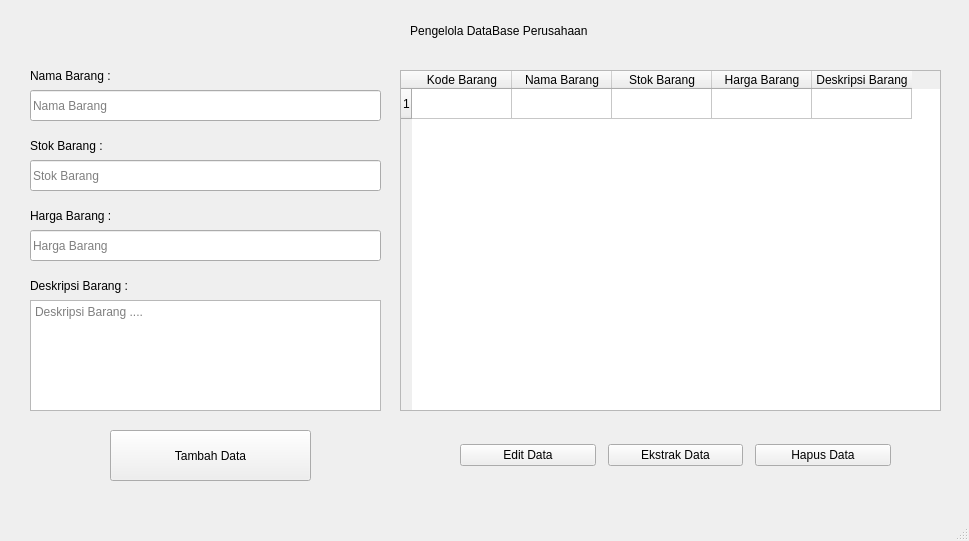
<?xml version="1.0" encoding="UTF-8"?>
<ui version="4.0">
 <class>MainWindow</class>
 <widget class="QMainWindow" name="MainWindow">
  <property name="geometry">
   <rect>
    <x>0</x>
    <y>0</y>
    <width>969</width>
    <height>541</height>
   </rect>
  </property>
  <property name="minimumSize">
   <size>
    <width>969</width>
    <height>541</height>
   </size>
  </property>
  <property name="maximumSize">
   <size>
    <width>969</width>
    <height>541</height>
   </size>
  </property>
  <property name="windowTitle">
   <string>Maulid</string>
  </property>
  <widget class="QWidget" name="centralwidget">
   <widget class="QLineEdit" name="namaBarang">
    <property name="geometry">
     <rect>
      <x>30</x>
      <y>90</y>
      <width>351</width>
      <height>31</height>
     </rect>
    </property>
    <property name="styleSheet">
     <string notr="true">font: 75 12pt &quot;Arial&quot;;</string>
    </property>
    <property name="echoMode">
     <enum>QLineEdit::Normal</enum>
    </property>
    <property name="placeholderText">
     <string>Nama Barang</string>
    </property>
   </widget>
   <widget class="QLineEdit" name="stokBarang">
    <property name="geometry">
     <rect>
      <x>30</x>
      <y>160</y>
      <width>351</width>
      <height>31</height>
     </rect>
    </property>
    <property name="styleSheet">
     <string notr="true">font: 75 12pt &quot;Arial&quot;;</string>
    </property>
    <property name="echoMode">
     <enum>QLineEdit::Normal</enum>
    </property>
    <property name="placeholderText">
     <string>Stok Barang</string>
    </property>
   </widget>
   <widget class="QLineEdit" name="hargaBarang">
    <property name="geometry">
     <rect>
      <x>30</x>
      <y>230</y>
      <width>351</width>
      <height>31</height>
     </rect>
    </property>
    <property name="styleSheet">
     <string notr="true">font: 75 12pt &quot;Arial&quot;;</string>
    </property>
    <property name="placeholderText">
     <string>Harga Barang</string>
    </property>
   </widget>
   <widget class="QTextEdit" name="textEdit">
    <property name="geometry">
     <rect>
      <x>30</x>
      <y>300</y>
      <width>351</width>
      <height>111</height>
     </rect>
    </property>
    <property name="styleSheet">
     <string notr="true">font: 75 12pt &quot;Arial&quot;;</string>
    </property>
    <property name="placeholderText">
     <string>Deskripsi Barang ....</string>
    </property>
   </widget>
   <widget class="QLabel" name="label">
    <property name="geometry">
     <rect>
      <x>30</x>
      <y>60</y>
      <width>111</width>
      <height>31</height>
     </rect>
    </property>
    <property name="styleSheet">
     <string notr="true">font: 75 12pt &quot;Arial&quot;;</string>
    </property>
    <property name="text">
     <string>Nama Barang :</string>
    </property>
   </widget>
   <widget class="QLabel" name="label_2">
    <property name="geometry">
     <rect>
      <x>30</x>
      <y>130</y>
      <width>111</width>
      <height>31</height>
     </rect>
    </property>
    <property name="styleSheet">
     <string notr="true">font: 75 12pt &quot;Arial&quot;;</string>
    </property>
    <property name="text">
     <string>Stok Barang :</string>
    </property>
   </widget>
   <widget class="QLabel" name="label_3">
    <property name="geometry">
     <rect>
      <x>30</x>
      <y>200</y>
      <width>111</width>
      <height>31</height>
     </rect>
    </property>
    <property name="styleSheet">
     <string notr="true">font: 75 12pt &quot;Arial&quot;;</string>
    </property>
    <property name="text">
     <string>Harga Barang :</string>
    </property>
   </widget>
   <widget class="QLabel" name="label_4">
    <property name="geometry">
     <rect>
      <x>30</x>
      <y>270</y>
      <width>141</width>
      <height>31</height>
     </rect>
    </property>
    <property name="styleSheet">
     <string notr="true">font: 75 12pt &quot;Arial&quot;;</string>
    </property>
    <property name="text">
     <string>Deskripsi Barang :</string>
    </property>
   </widget>
   <widget class="QPushButton" name="pushButton">
    <property name="geometry">
     <rect>
      <x>110</x>
      <y>430</y>
      <width>201</width>
      <height>51</height>
     </rect>
    </property>
    <property name="text">
     <string>Tambah Data</string>
    </property>
   </widget>
   <widget class="QWidget" name="horizontalLayoutWidget">
    <property name="geometry">
     <rect>
      <x>460</x>
      <y>430</y>
      <width>431</width>
      <height>51</height>
     </rect>
    </property>
    <layout class="QHBoxLayout" name="horizontalLayout">
     <property name="spacing">
      <number>12</number>
     </property>
     <property name="sizeConstraint">
      <enum>QLayout::SetDefaultConstraint</enum>
     </property>
     <property name="leftMargin">
      <number>0</number>
     </property>
     <property name="rightMargin">
      <number>0</number>
     </property>
     <property name="bottomMargin">
      <number>0</number>
     </property>
     <item>
      <widget class="QPushButton" name="pushButton_3">
       <property name="enabled">
        <bool>true</bool>
       </property>
       <property name="text">
        <string>Edit Data</string>
       </property>
      </widget>
     </item>
     <item>
      <widget class="QPushButton" name="pushButton_4">
       <property name="text">
        <string>Ekstrak Data</string>
       </property>
      </widget>
     </item>
     <item>
      <widget class="QPushButton" name="pushButton_2">
       <property name="text">
        <string>Hapus Data</string>
       </property>
      </widget>
     </item>
    </layout>
   </widget>
   <widget class="QTableWidget" name="tableWidget">
    <property name="geometry">
     <rect>
      <x>400</x>
      <y>70</y>
      <width>541</width>
      <height>341</height>
     </rect>
    </property>
    <row>
     <property name="text">
      <string>1</string>
     </property>
    </row>
    <column>
     <property name="text">
      <string>Kode Barang</string>
     </property>
    </column>
    <column>
     <property name="text">
      <string>Nama Barang</string>
     </property>
    </column>
    <column>
     <property name="text">
      <string>Stok Barang</string>
     </property>
    </column>
    <column>
     <property name="text">
      <string>Harga Barang</string>
     </property>
    </column>
    <column>
     <property name="text">
      <string>Deskripsi Barang</string>
     </property>
    </column>
   </widget>
   <widget class="QLabel" name="label_5">
    <property name="geometry">
     <rect>
      <x>230</x>
      <y>10</y>
      <width>541</width>
      <height>41</height>
     </rect>
    </property>
    <property name="layoutDirection">
     <enum>Qt::LeftToRight</enum>
    </property>
    <property name="styleSheet">
     <string notr="true">font: 75 18pt &quot;Arial&quot;;</string>
    </property>
    <property name="text">
     <string>Pengelola DataBase Perusahaan </string>
    </property>
    <property name="alignment">
     <set>Qt::AlignCenter</set>
    </property>
   </widget>
  </widget>
  <widget class="QMenuBar" name="menubar">
   <property name="geometry">
    <rect>
     <x>0</x>
     <y>0</y>
     <width>969</width>
     <height>21</height>
    </rect>
   </property>
  </widget>
  <widget class="QStatusBar" name="statusbar"/>
 </widget>
 <resources/>
 <connections/>
</ui>
